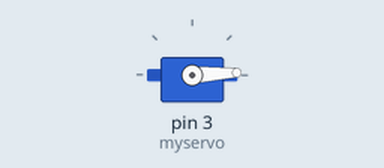
This sketch was run on a simulated Arduino Uno, built with avr-gcc and run on an emulated ATmega328P. Shown: servo.

Above: at 0.05 s.
At 0.65 s:
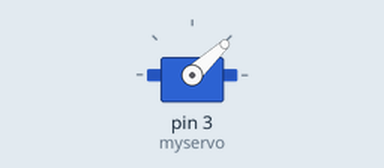
At 0.95 s:
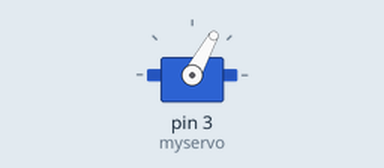
At 1.9 s:
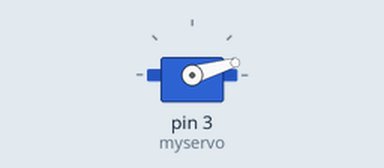
Timing chart, 0 to 4.9 s (numbered marks = the images above):
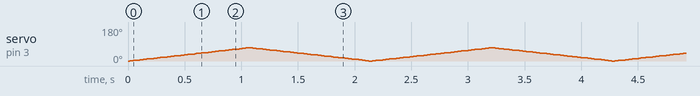

The sketch:

vertical_movment_of_shooter.ino
```cpp
#include <Servo.h>

Servo myservo;  // create servo object to control a servo
// twelve servo objects can be created on most boards

int pos = 0;    // variable to store the servo position

void setup()
{
  myservo.attach(3);  // attaches the servo on pin 6 to the servo object
}

void loop() {
  // servo one (vertical)

  for (pos = 0; pos <= 70; pos += 1) { // goes from 0 degrees to 180 degrees
    // in steps of 1 degree
    myservo.write(pos);              // tell servo to go to position in variable 'pos'
    delay(15);                       // waits 15 ms for the servo to reach the position
  }
  for (pos = 70; pos >= 0; pos -= 1) { // goes from 180 degrees to 0 degrees
    myservo.write(pos);              // tell servo to go to position in variable 'pos'
    delay(15);                       // waits 15 ms for the servo to reach the position
  }

}
```
